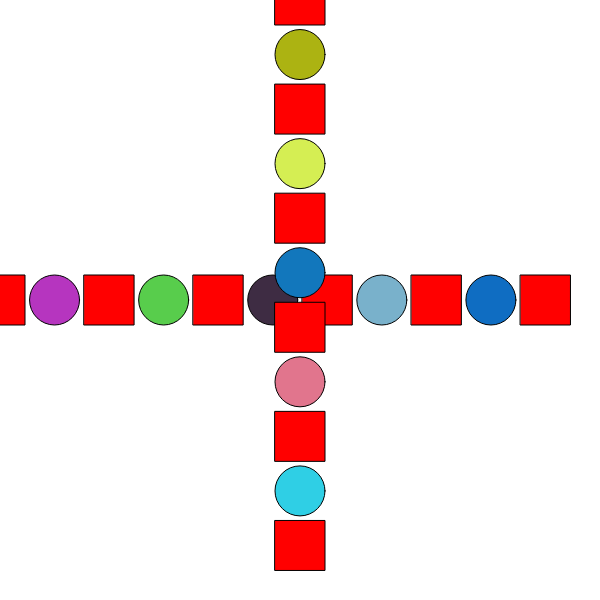
Frame 1 (no input)
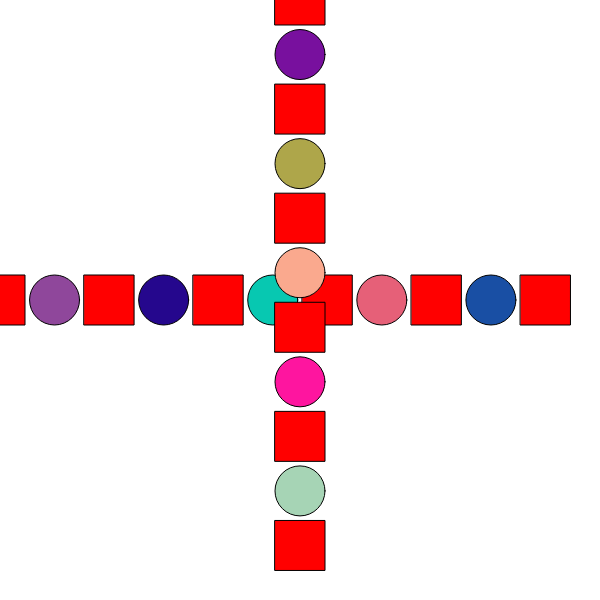
Frame 2 (the mouse pressed at the canvas centre, redrawn once)

The p5.js sketch that drew these frames (run headless with seeded random() and noise() and a simulated clock; the mouse was pressed at the canvas centre and the sketch redrawn once):

// p5.js sketch
// ── sketch.js
/// <reference path="./libraries/p5.global-mode.d.ts" />

var count = 11;

function setup() {
  createCanvas(600, 600);
  rectMode(CENTER);
}

function draw() {
  background(255);
  for(var i = 0; i < count; i++) {
    if(i%2==0) {
      fill("#FF0000");
      rect(i / count * width,height/2,50,50);
    } else {
      fill(random(0,255),random(0,255),random(0,255));
      ellipse(i/count*width,height/2,50,50);
    }
  }

  for(var i = 0; i < count; i++) {
    if(i%2==0) {
      fill("#FF0000");
      rect(width/2,i/count*height,50,50);
    } else {
      fill(random(0,255),random(0,255),random(0,255));
      ellipse(width/2,i/count*height,50,50);
    }
  }
  noLoop();
}

function mousePressed() {
  loop();
}
